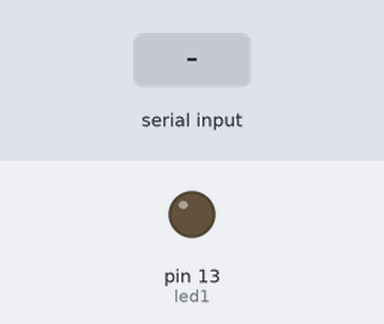
Simulated run of this sketch. Board: Arduino Uno, built with avr-gcc and run on an emulated ATmega328P. On the bench: output pins drawn as LEDs (lit = HIGH). The inputs (shaded band) are chosen by the test bench.

Above: at 1.2 s.
1.3 s: "on" received over Serial
At 2.6 s:
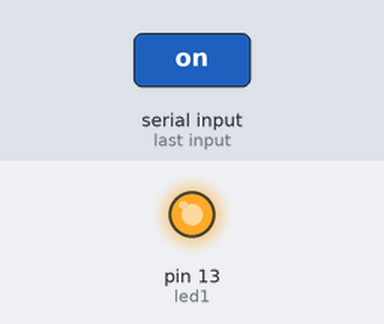
3.8 s: "1" received over Serial
At 5.7 s:
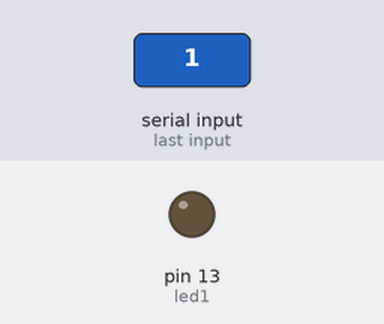
Timing chart, 0 to 7.2 s (numbered marks = the images above; inputs shaded):
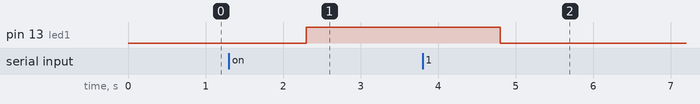

Measured:
- after the input at 1.3 s, pin 13 (led1): LOW → HIGH after 1.0 s
- after the input at 3.8 s, pin 13 (led1): HIGH → LOW after 1.0 s

The sketch:

bluetooth_practice.ino
```cpp
////////////////////////////////////////////////////////////
// Bluetooth
// Version 1.0 - sending strings to determine the state of
//               the LED. Simple and it works.
//
////////////////////////////////////////////////////////////

String text;
int led1 = 13;

void setup() {
  Serial.begin(9600);
  pinMode(led1, OUTPUT);
}

void loop() {
  if(Serial.available()>0){
    text = Serial.readString();

    if(text == "on"){
      digitalWrite(led1, HIGH);
    }else{
      digitalWrite(led1, LOW);
    }
  }
}
```
